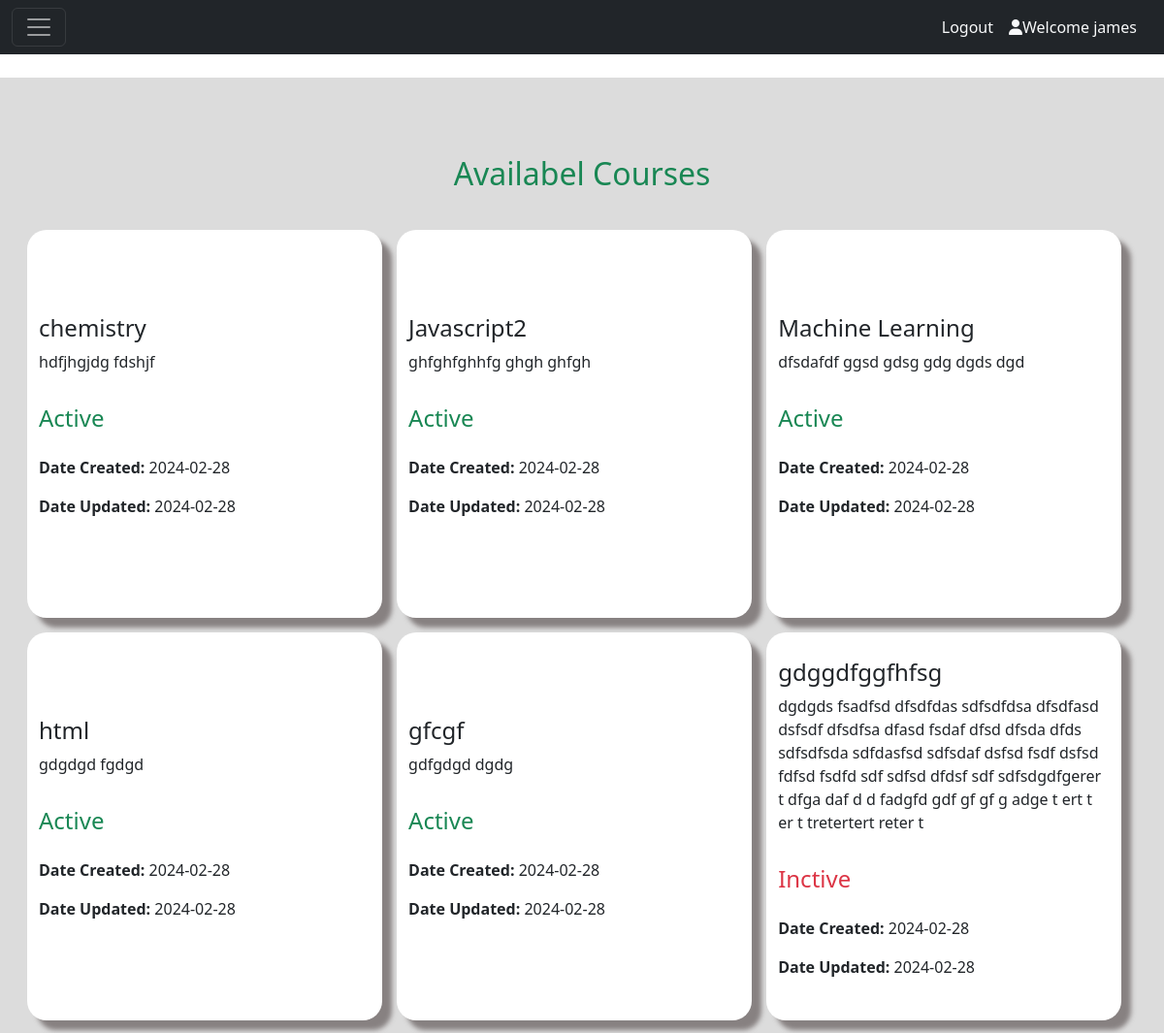
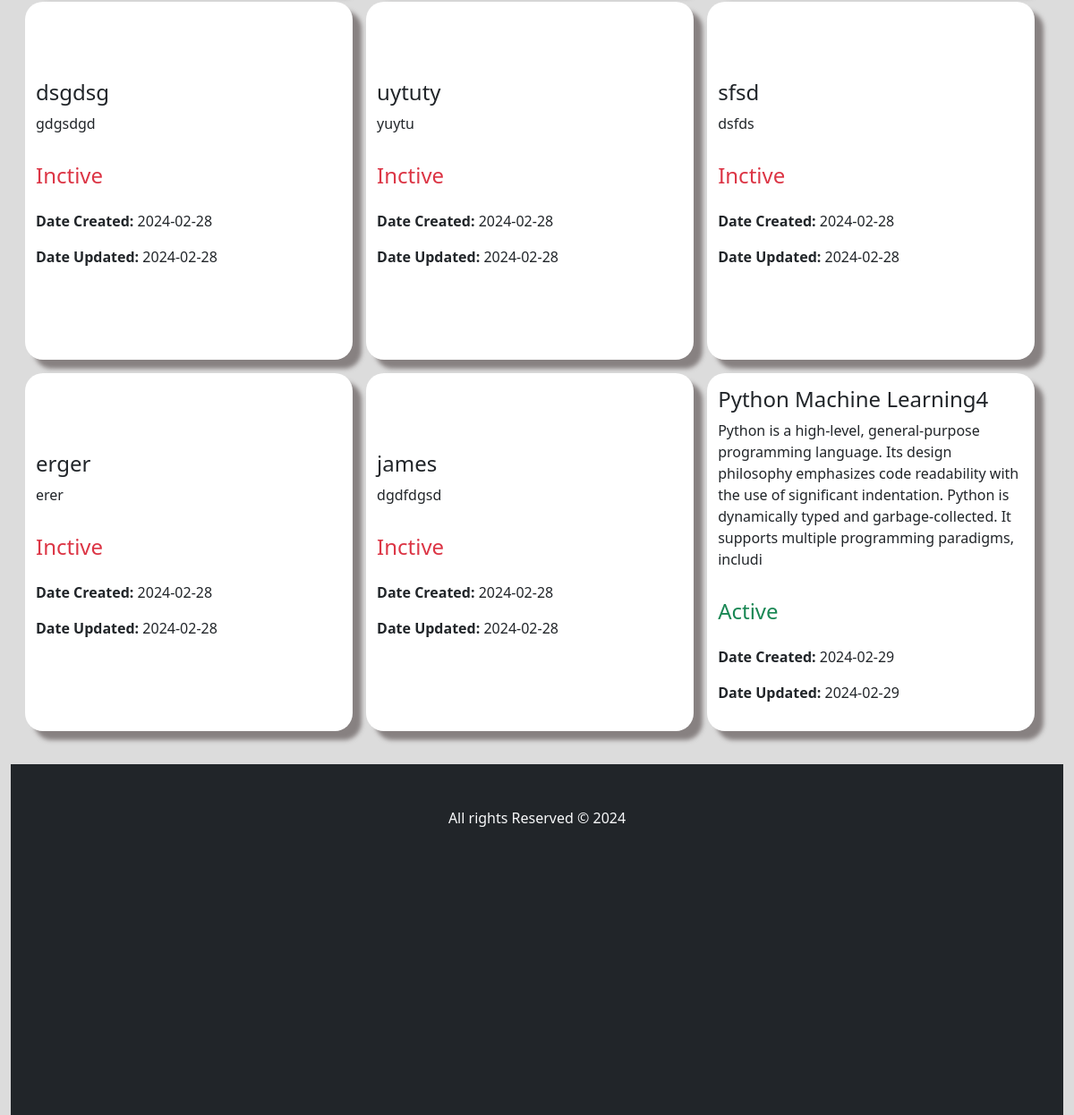
The app's page /student/courses.php (signed in) with its own data (2 pictures, top to bottom).
### tables this page shows
CREATE TABLE `course_list` (
  `course_id` int(25) NOT NULL,
  `tutor_id` int(25) NOT NULL,
  `course_name` char(255) NOT NULL,
  `course_description` char(255) NOT NULL,
  `course_status` char(30) NOT NULL,
  `date_created` date NOT NULL,
  `date_updated` date NOT NULL
);

### student/courses.php (the view, shortened to what this page needs)
<?php
    include("../connection.php");
?>
<!DOCTYPE html>
<html lang="en">
<head>
    <link rel="stylesheet" href="https://cdnjs.cloudflare.com/ajax/libs/font-awesome/6.5.1/css/all.min.css"
 />
    <link href="https://cdn.jsdelivr.net/npm/bootstrap@5.3.2/dist/css/bootstrap.min.css" rel="stylesheet">
    <link rel="stylesheet" href="../course.css"/>
</head>
<body>
<nav class="navbar navbar-dark bg-dark fixed-top">
  <div class="container-fluid">
    <button class="navbar-toggler" type="button" data-bs-toggle="offcanvas" data-bs-target="#offcanvasDarkNavbar" aria-controls="offcanvasDarkNavbar" aria-label="Toggle navigation">
      <span class="navbar-toggler-icon"></span>
    </button>
    <div class="d-flex flex-row-reverse">
      <?php if(!isset($_SESSION['tutor_fname'])) : ?>
        <a class="nav-link text-light me-3" href="./Auth/login.php"><i class="fa-solid fa-user"></i>Welcome Guest</a>
        <a class="nav-link text-light me-3" href="./Auth/login.php">Login</a>
      <?php else : ?>
        <a class="nav-link text-light me-3" href="profile.php"><i class="fa-solid fa-user"></i>Welcome <?php echo $_SESSION['tutor_fname']; ?></a>
        <a class="nav-link text-light me-3" href="logout.php">Logout</a>
      <?php endif; ?>
    </div>
  </div>
</nav>
<div class="container-fluid d-flex content">
    <h2 class=" text-success w-100 text-center col-12">Availabel Courses</h2>
        <div class="row courses">
        <?php
    $select_course= "select * from `course_list`";
    $course_result = mysqli_query($con, $select_course);
    while($fetch_course = mysqli_fetch_assoc($course_result)){
    $course_name = $fetch_course['course_name'];
    $course_description = $fetch_course['course_description'];
    $course_status =$fetch_course['course_status'];
    $date_created= $fetch_course['date_created'];
    $date_updated=$fetch_course['date_updated'];
      if($course_status==='pending'){
          $course_status='Inactive';
      }else{
          $course_status='Active';
      }
?>
<div class=" webdesign">
    <h4><?php echo $course_name; ?></h4>
      <p><?php echo $course_description; ?></p>
    <P class="d-flex  gap-2">
      <?php
      if($course_status=='Active'){
        echo "<td class='text-success'><h4  class='text-success'>Active</h4></td>";
        }else{
            echo "<td class='bg-secondary text-light'><a  class='text-danger  text-decoration-none'><h4  class='text-danger'>Inctive</h4></a></td>
            </tr>";
        }
    ?>
  </P>
    <P><b>Date Created:</b>    <?php echo $date_created; ?></P>
    <P><b>Date Updated: </b>   <?php echo $date_updated; ?></P>
</div>
<?php
}
?>
        </div>
        <footer class=" bg-dark">
               <p class="text-light text-center">All rights Reserved &copy; 2024</p>
       </footer>
</body>
</html>

### course.css (style rules this page uses)
.content { margin-top: 5rem; height: 100vh; width: 100%; background-color: gainsboro; flex-wrap: wrap; overflow-y: scroll; padding-top: 5rem; }
body { overflow: hidden; }
.courses { margin-bottom: 2rem; display: flex; align-items: center; justify-content: start; flex-wrap: wrap; margin: auto; gap: 15px; width: 100%; padding: 1rem ; overflow: hidden; }
.webdesign { box-shadow: 10px 10px 5px 0px rgba(107,99,99,0.75); -webkit-box-shadow: 10px 10px 5px 0px rgba(107,99,99,0.75); -moz-box-shadow: 10px 10px 5px 0px rgba(107,99,99,0.75); display: flex; justify-content: center; flex-wrap: wrap; background-color: #fff; flex-direction: column; height: 25rem; width: 32%; border-radius: 20px; }
footer { margin-top: 1rem; height: 20vh; width: 100%; }
footer >p { padding-top: 3rem; }

### records on screen
course_list: course_name "chemistry", course_description "hdfjhgjdg fdshjf", course_status "Active", date_created "2024-02-28", date_updated "2024-02-28"
course_list: course_name "Javascript2", course_description "ghfghfghhfg ghgh ghfgh", course_status "Active", date_created "2024-02-28", date_updated "2024-02-28"
course_list: course_name "Machine Learning", course_description "dfsdafdf ggsd gdsg gdg dgds dgd", course_status "Active", date_created "2024-02-28", date_updated "2024-02-28"
course_list: course_name "html", course_description "gdgdgd fgdgd", course_status "Active", date_created "2024-02-28", date_updated "2024-02-28"
course_list: course_name "gfcgf", course_description "gdfgdgd dgdg", course_status "Active", date_created "2024-02-28", date_updated "2024-02-28"
course_list: course_name "gdggdfggfhfsg", course_description "dgdgds fsadfsd dfsdfdas sdfsdfdsa dfsdfasd dsfsdf dfsdfsa dfasd fsdaf dfsd dfsda dfds sdfsdfsda sdfdasfsd sdfsdaf dsfsd fsdf dsfsd fdfsd fsdfd sdf sdfsd dfdsf sdf sdfsdgdfgerer t dfga daf d d fadgfd gdf gf gf g adge t ert t er t tretertert reter t", course_status "Inctive", date_created "2024-02-28", date_updated "2024-02-28"
course_list: course_name "dsgdsg", course_description "gdgsdgd", course_status "Inctive", date_created "2024-02-28", date_updated "2024-02-28"
course_list: course_name "uytuty", course_description "yuytu", course_status "Inctive", date_created "2024-02-28", date_updated "2024-02-28"
course_list: course_name "sfsd", course_description "dsfds", course_status "Inctive", date_created "2024-02-28", date_updated "2024-02-28"
course_list: course_name "erger", course_description "erer", course_status "Inctive", date_created "2024-02-28", date_updated "2024-02-28"
course_list: course_name "james", course_description "dgdfdgsd", course_status "Inctive", date_created "2024-02-28", date_updated "2024-02-28"
course_list: course_name "Python Machine Learning4", course_description "Python is a high-level, general-purpose programming language. Its design philosophy emphasizes code readability with the use of significant indentation. Python is dynamically typed and garbage-collected. It supports multiple programming paradigms, includi", course_status "Active", date_created "2024-02-29", date_updated "2024-02-29"

### other values on screen
$_SESSION['tutor_fname'] "james"
